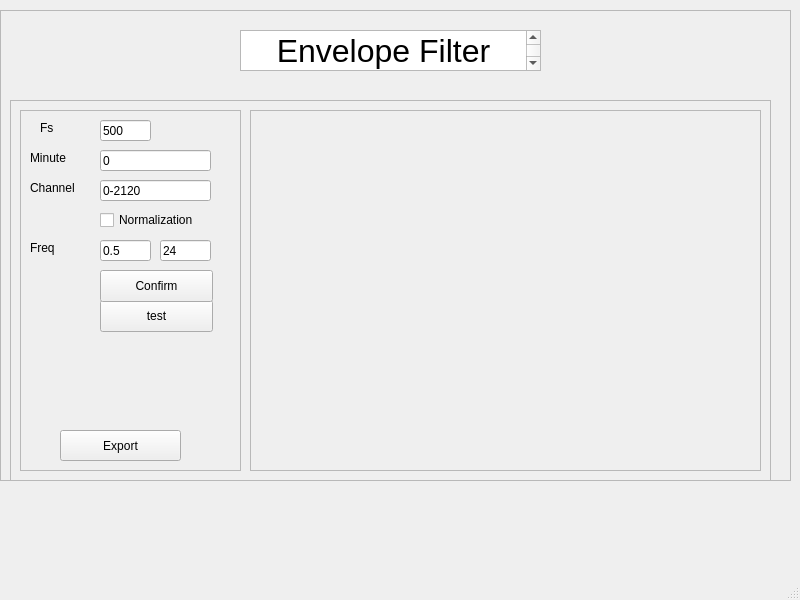
<?xml version="1.0" encoding="UTF-8"?>
<ui version="4.0">
 <class>MainWindow</class>
 <widget class="QMainWindow" name="MainWindow">
  <property name="geometry">
   <rect>
    <x>0</x>
    <y>0</y>
    <width>800</width>
    <height>600</height>
   </rect>
  </property>
  <property name="windowTitle">
   <string>MainWindow</string>
  </property>
  <widget class="QWidget" name="centralwidget_envelope">
   <widget class="QFrame" name="frame_envelope">
    <property name="geometry">
     <rect>
      <x>0</x>
      <y>10</y>
      <width>791</width>
      <height>471</height>
     </rect>
    </property>
    <property name="frameShape">
     <enum>QFrame::StyledPanel</enum>
    </property>
    <property name="frameShadow">
     <enum>QFrame::Raised</enum>
    </property>
    <widget class="QFrame" name="frame_2_envelope">
     <property name="geometry">
      <rect>
       <x>240</x>
       <y>20</y>
       <width>301</width>
       <height>41</height>
      </rect>
     </property>
     <property name="frameShape">
      <enum>QFrame::StyledPanel</enum>
     </property>
     <property name="frameShadow">
      <enum>QFrame::Raised</enum>
     </property>
     <widget class="QTextBrowser" name="textBrowser">
      <property name="geometry">
       <rect>
        <x>0</x>
        <y>0</y>
        <width>301</width>
        <height>41</height>
       </rect>
      </property>
      <property name="html">
       <string>&lt;!DOCTYPE HTML PUBLIC &quot;-//W3C//DTD HTML 4.0//EN&quot; &quot;http://www.w3.org/TR/REC-html40/strict.dtd&quot;&gt;
&lt;html&gt;&lt;head&gt;&lt;meta name=&quot;qrichtext&quot; content=&quot;1&quot; /&gt;&lt;meta charset=&quot;utf-8&quot; /&gt;&lt;style type=&quot;text/css&quot;&gt;
p, li { white-space: pre-wrap; }
hr { height: 1px; border-width: 0; }
li.unchecked::marker { content: &quot;\2610&quot;; }
li.checked::marker { content: &quot;\2612&quot;; }
&lt;/style&gt;&lt;/head&gt;&lt;body style=&quot; font-family:'.AppleSystemUIFont'; font-size:13pt; font-weight:400; font-style:normal;&quot;&gt;
&lt;p align=&quot;center&quot; style=&quot; margin-top:0px; margin-bottom:0px; margin-left:0px; margin-right:0px; -qt-block-indent:0; text-indent:0px;&quot;&gt;&lt;span style=&quot; font-size:24pt;&quot;&gt;Envelope Filter&lt;/span&gt;&lt;/p&gt;&lt;/body&gt;&lt;/html&gt;</string>
      </property>
     </widget>
    </widget>
    <widget class="QFrame" name="frame_3_envelope">
     <property name="geometry">
      <rect>
       <x>10</x>
       <y>90</y>
       <width>761</width>
       <height>381</height>
      </rect>
     </property>
     <property name="frameShape">
      <enum>QFrame::StyledPanel</enum>
     </property>
     <property name="frameShadow">
      <enum>QFrame::Raised</enum>
     </property>
     <widget class="QFrame" name="frame_4_envelope">
      <property name="geometry">
       <rect>
        <x>10</x>
        <y>10</y>
        <width>221</width>
        <height>361</height>
       </rect>
      </property>
      <property name="frameShape">
       <enum>QFrame::StyledPanel</enum>
      </property>
      <property name="frameShadow">
       <enum>QFrame::Raised</enum>
      </property>
      <widget class="QLabel" name="label_3_envelope">
       <property name="geometry">
        <rect>
         <x>10</x>
         <y>130</y>
         <width>59</width>
         <height>16</height>
        </rect>
       </property>
       <property name="text">
        <string>Freq</string>
       </property>
      </widget>
      <widget class="QLabel" name="label_envelope">
       <property name="geometry">
        <rect>
         <x>10</x>
         <y>40</y>
         <width>59</width>
         <height>16</height>
        </rect>
       </property>
       <property name="text">
        <string>Minute</string>
       </property>
      </widget>
      <widget class="QLineEdit" name="lineEdit_freq2_envelope">
       <property name="geometry">
        <rect>
         <x>140</x>
         <y>130</y>
         <width>51</width>
         <height>21</height>
        </rect>
       </property>
       <property name="text">
        <string>24</string>
       </property>
      </widget>
      <widget class="QPushButton" name="pushButton_test_envelope">
       <property name="geometry">
        <rect>
         <x>80</x>
         <y>190</y>
         <width>113</width>
         <height>32</height>
        </rect>
       </property>
       <property name="text">
        <string>test</string>
       </property>
      </widget>
      <widget class="QLabel" name="label_4_envelope">
       <property name="geometry">
        <rect>
         <x>20</x>
         <y>10</y>
         <width>59</width>
         <height>16</height>
        </rect>
       </property>
       <property name="text">
        <string>Fs</string>
       </property>
      </widget>
      <widget class="QLineEdit" name="lineEdit_ch_envelope">
       <property name="geometry">
        <rect>
         <x>80</x>
         <y>70</y>
         <width>111</width>
         <height>21</height>
        </rect>
       </property>
       <property name="text">
        <string>0-2120</string>
       </property>
      </widget>
      <widget class="QLineEdit" name="lineEdit_time_envelope">
       <property name="geometry">
        <rect>
         <x>80</x>
         <y>40</y>
         <width>111</width>
         <height>21</height>
        </rect>
       </property>
       <property name="tabletTracking">
        <bool>false</bool>
       </property>
       <property name="text">
        <string>0</string>
       </property>
      </widget>
      <widget class="QPushButton" name="pushButton_setup_parameters_envelope">
       <property name="geometry">
        <rect>
         <x>80</x>
         <y>160</y>
         <width>113</width>
         <height>32</height>
        </rect>
       </property>
       <property name="text">
        <string>Confirm</string>
       </property>
      </widget>
      <widget class="QCheckBox" name="checkBox_normalize_envelope">
       <property name="geometry">
        <rect>
         <x>80</x>
         <y>100</y>
         <width>111</width>
         <height>20</height>
        </rect>
       </property>
       <property name="text">
        <string>Normalization</string>
       </property>
      </widget>
      <widget class="QPushButton" name="pushButton_export_envelope">
       <property name="geometry">
        <rect>
         <x>40</x>
         <y>320</y>
         <width>121</width>
         <height>31</height>
        </rect>
       </property>
       <property name="text">
        <string>Export</string>
       </property>
      </widget>
      <widget class="QLineEdit" name="lineEdit_freq1_envelope">
       <property name="geometry">
        <rect>
         <x>80</x>
         <y>130</y>
         <width>51</width>
         <height>21</height>
        </rect>
       </property>
       <property name="text">
        <string>0.5</string>
       </property>
      </widget>
      <widget class="QLabel" name="label_2_envelope">
       <property name="geometry">
        <rect>
         <x>10</x>
         <y>70</y>
         <width>59</width>
         <height>16</height>
        </rect>
       </property>
       <property name="text">
        <string>Channel</string>
       </property>
      </widget>
      <widget class="QLineEdit" name="lineEdit_fs_envelope">
       <property name="geometry">
        <rect>
         <x>80</x>
         <y>10</y>
         <width>51</width>
         <height>21</height>
        </rect>
       </property>
       <property name="text">
        <string>500</string>
       </property>
      </widget>
     </widget>
     <widget class="QFrame" name="frame_5_envelope">
      <property name="geometry">
       <rect>
        <x>240</x>
        <y>10</y>
        <width>511</width>
        <height>361</height>
       </rect>
      </property>
      <property name="frameShape">
       <enum>QFrame::StyledPanel</enum>
      </property>
      <property name="frameShadow">
       <enum>QFrame::Raised</enum>
      </property>
      <widget class="MplWidget" name="MplWidget_2" native="true">
       <property name="geometry">
        <rect>
         <x>20</x>
         <y>10</y>
         <width>480</width>
         <height>331</height>
        </rect>
       </property>
       <property name="minimumSize">
        <size>
         <width>480</width>
         <height>320</height>
        </size>
       </property>
      </widget>
     </widget>
    </widget>
   </widget>
  </widget>
  <widget class="QStatusBar" name="statusbar"/>
 </widget>
 <customwidgets>
  <customwidget>
   <class>MplWidget</class>
   <extends>QWidget</extends>
   <header>mplwidget.h</header>
   <container>1</container>
  </customwidget>
 </customwidgets>
 <resources/>
 <connections/>
</ui>
